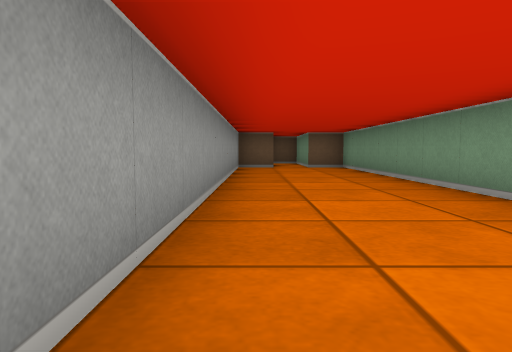
view 1 (above)

14 first-person views from a walk through a cub3D level. The camera is about half as high as the walls, tilts 4° down and sees 70° across. The floor is counted in squares. Each view is taken from the middle of a square. On the plan, view 1 faces up. The plan holds only what a view shows up to about 9 squares ahead; the rest is blank.

view 2
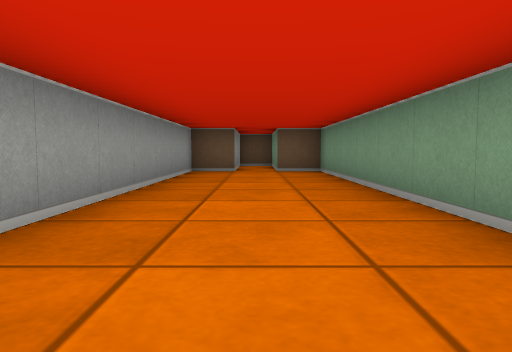

view 3
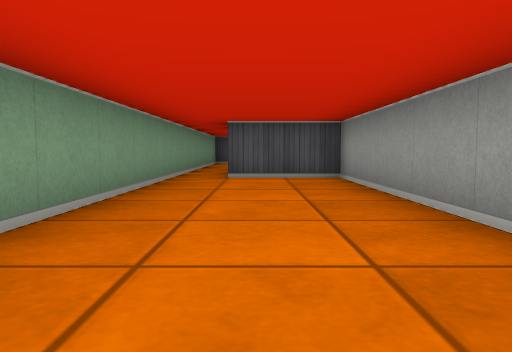

view 4
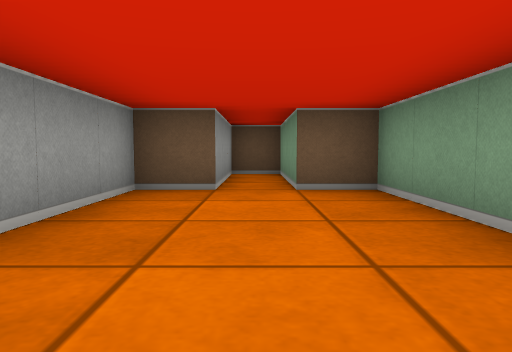

view 5
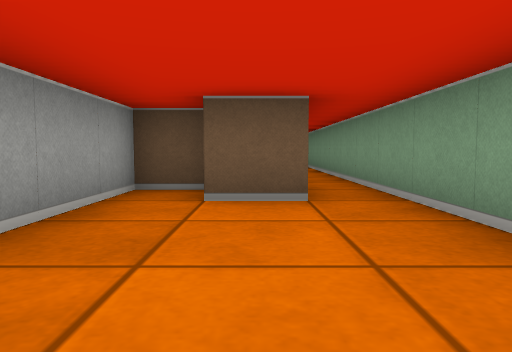

view 6
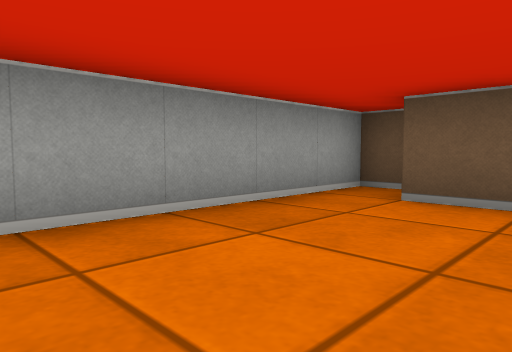

view 7
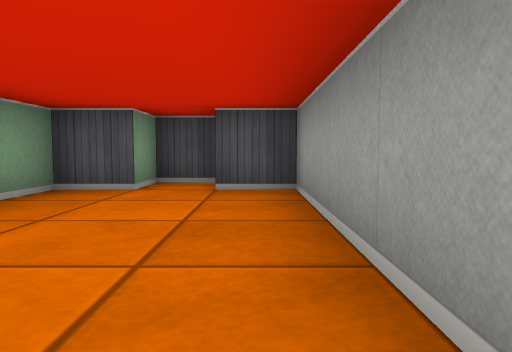

view 8
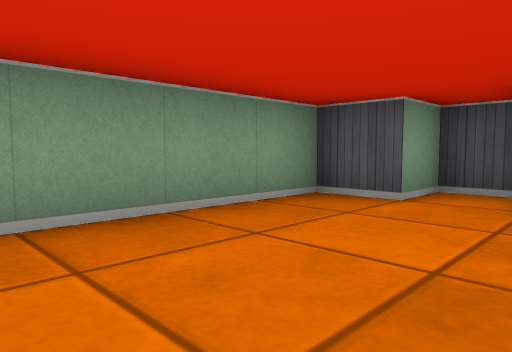

view 9
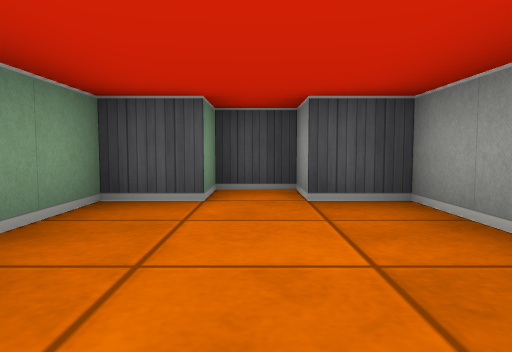

view 10
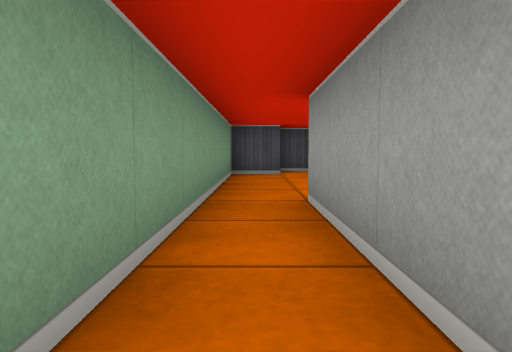

view 11
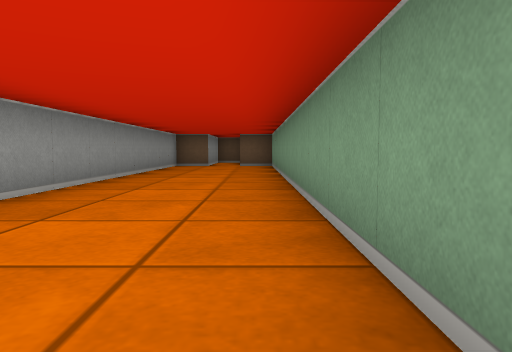

view 12
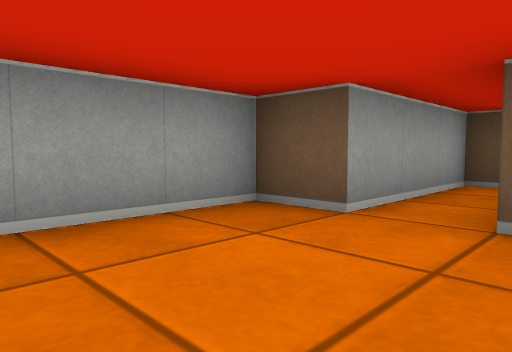

view 13
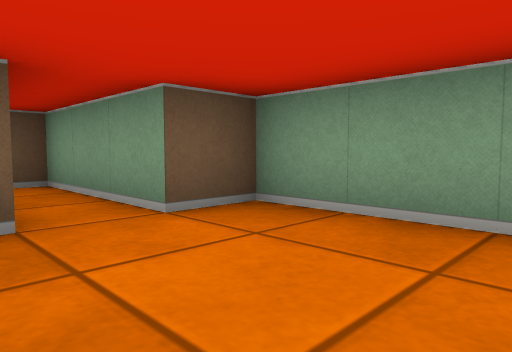

view 14
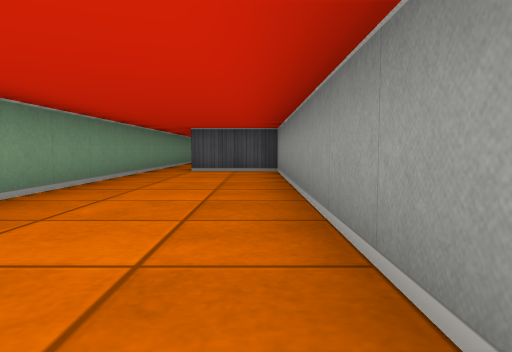

### Floor plan
Points are (right, up) in squares from view 1. A wall is a line through its corners. A room is listed if a view was taken in it or the views show most of it. See-through windows are left out.
Room 1 (views 1, 2, 3, 4, 10, 11, 12, 13, 14)
walls: (2.5, -1.5) (2.5, 10.5) (1.5, 10.5) (1.5, 13.5) (0.5, 13.5) (0.5, 10.5) (-0.5, 10.5) (-0.5, -1.5) (1.5, -1.5)
ways out: opening at (2, -2) to room 2
Room 2 (views 5, 6, 7, 8, 9)
walls: (0.4, -3.5) (-0.5, -3.5) (-0.5, -8.5) (0.5, -8.5) (0.5, -9.5) (1.5, -9.5) (1.5, -8.5) (2.5, -8.5) (2.5, -1.5); (1.5, -1.5) (1.5, -4.5) (0.5, -4.5)
ways out: opening at (2, -2) to room 1

Positions as (right, up) in squares from view 1, and headings:
1: (0, 0), facing up
2: (1, 2), facing up
3: (1, 5), facing down
4: (1, 6), facing up
5: (1, -8), facing up
6: (2, -8), facing up-left
7: (0, -4), facing down
8: (0, -5), facing down-right
9: (1, -5), facing down
10: (2, -1), facing down
11: (2, -1), facing up
12: (2, 8), facing up-left
13: (0, 8), facing up-right
14: (0, 7), facing down
